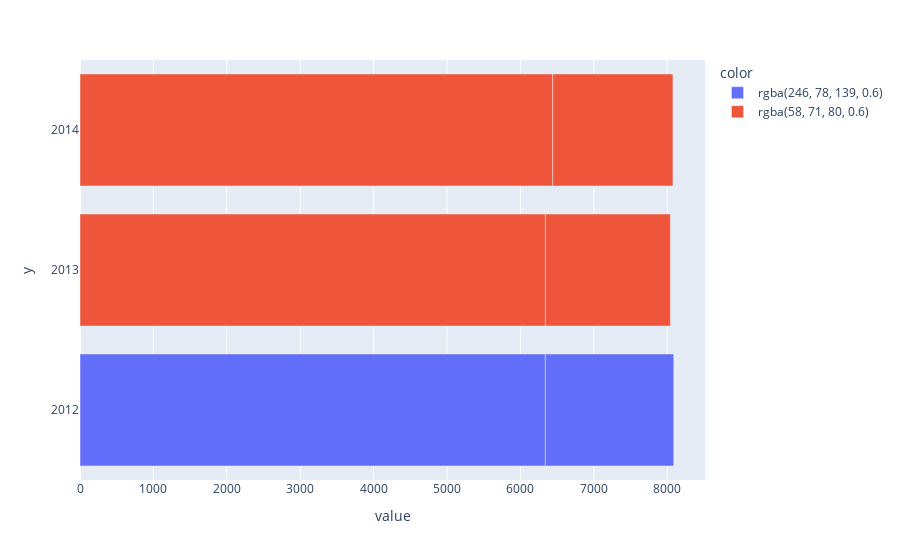

The code cell stored with this chart in its notebook:
### Code cell
px.bar(temp, x=["num_fam_one_person", "num_fam_kids"],
       y=temp["index"].astype(str), orientation='h',
      color = ['rgba(246, 78, 139, 0.6)', 'rgba(58, 71, 80, 0.6)', 'rgba(58, 71, 80, 0.6)'])

### Figure 1 — Plotly figure (JSON) as saved in the notebook; plotly's stock layout.template omitted (floating-point values rounded to 4 significant figures)
{"data": [{"alignmentgroup": "True", "hovertemplate": "color=rgba(246, 78, 139, 0.6)<br>value=%{x}<br>y=%{y}<extra></extra>", "legendgroup": "rgba(246, 78, 139, 0.6)", "marker": {"color": "#636efa", "pattern": {"shape": ""}}, "name": "rgba(246, 78, 139, 0.6)", "offsetgroup": "rgba(246, 78, 139, 0.6)", "orientation": "h", "showlegend": true, "textposition": "auto", "type": "bar", "x": [6340, 1749], "xaxis": "x", "y": ["2012", "2012"], "yaxis": "y"}, {"alignmentgroup": "True", "hovertemplate": "color=rgba(58, 71, 80, 0.6)<br>value=%{x}<br>y=%{y}<extra></extra>", "legendgroup": "rgba(58, 71, 80, 0.6)", "marker": {"color": "#EF553B", "pattern": {"shape": ""}}, "name": "rgba(58, 71, 80, 0.6)", "offsetgroup": "rgba(58, 71, 80, 0.6)", "orientation": "h", "showlegend": true, "textposition": "auto", "type": "bar", "x": [6341, 6441, 1702, 1637], "xaxis": "x", "y": ["2013", "2014", "2013", "2014"], "yaxis": "y"}], "layout": {"barmode": "relative", "legend": {"title": {"text": "color"}, "tracegroupgap": 0}, "margin": {"t": 60}, "xaxis": {"anchor": "y", "domain": [0, 1], "title": {"text": "value"}}, "yaxis": {"anchor": "x", "domain": [0, 1], "title": {"text": "y"}}}}
